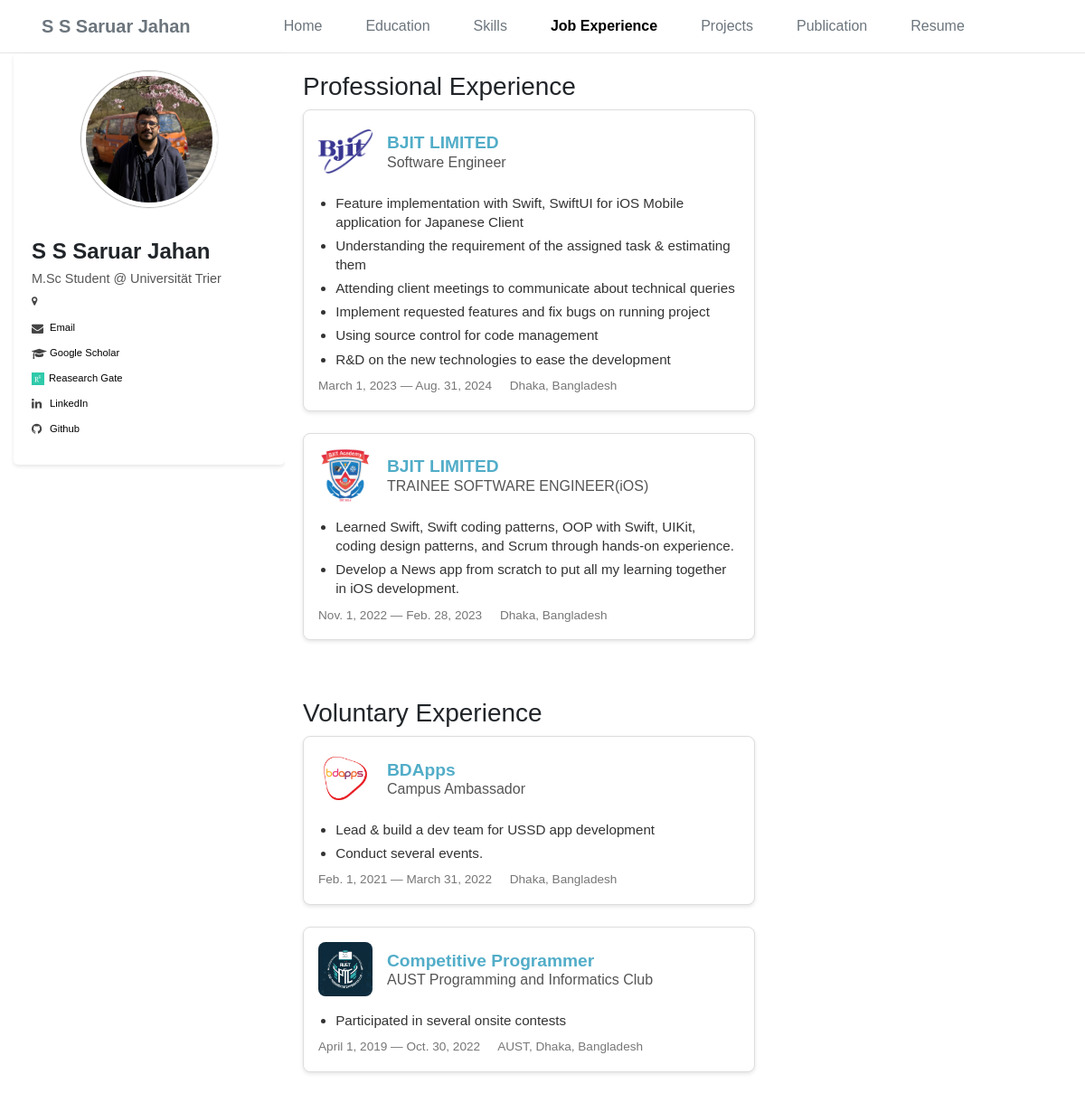
The app's page /job_experience/, older data.
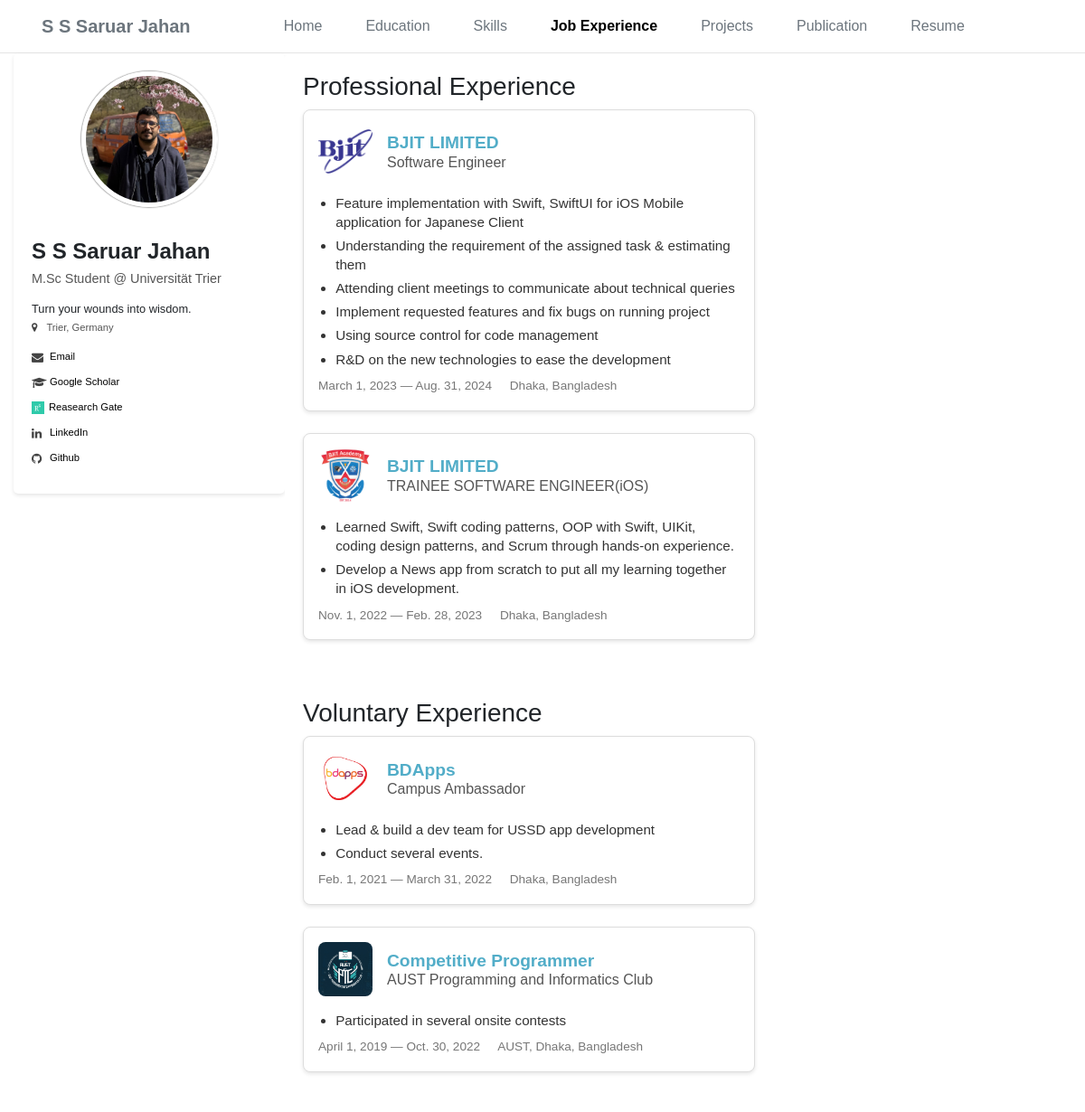
The same page, newer data.
### portfolio/models.py (models this page shows, shortened)
class JobExperienceItem(models.Model):
    title = models.CharField(max_length=100)
    company = models.CharField(max_length=100)
    company_logo = models.ImageField(upload_to='company_icons/')
    company_link = models.URLField(
        max_length=200,
        validators=[URLValidator()],
        blank=True,
        null=True
    )
    department = models.CharField(max_length=50, blank=True, null=True)
    location = models.CharField(max_length=100, blank=True, null=True)
    start_date = models.DateField()
    end_date = models.DateField(blank=True, null=True)
    currently_working = models.BooleanField(default=False)
    isVoluntary = models.BooleanField(default=False)
    description = models.TextField()

class HomeSidebarInfo(models.Model):
    interestText = models.CharField(max_length=300)
    locaionText = models.CharField(max_length=300)
    emailText = models.EmailField(("example@gmail.com"), max_length=254)
    googleScholarLink = models.CharField(max_length=300)
    linkedInLink = models.CharField(max_length=300)
    twitterLink = models.CharField(max_length=300)
    githubLink = models.CharField(max_length=300)
    orcidLink = models.CharField(max_length=300)
    researchGateLink = models.CharField(max_length=300)

### portfolio/views.py (the view)
# urls.py: path("job_experience/", views.job_experience, name="job_experience"),
def job_experience(request):
    positions = JobExperienceItem.objects.all()
    return render(request, "job_experience.html", {'positions': positions})

### portfolio/context_processors.py (called while the page is built)
def global_settings(request):
    from .models import HomeSidebarInfo
    sideBarItem = HomeSidebarInfo.objects.first
    return {
        'sideBarItem': sideBarItem
    }

### portfolio/templates/job_experience.html (shortened to what this page needs)
{% extends 'base.html' %}
{% load static %}
{% block extra_css %}
  <link rel="stylesheet" href="{% static 'css/job_experience.css' %}" />
{% endblock %}
{% block content %}
    <div class="main-content">
      <h3>Professional Experience</h3>
      {% for position in positions %}
        {% if position.isVoluntary is False %}
          <div class="container p-0">
            <div class="position-card">
              <div class="position-card-header">
                <img class="company-logo" src="{% static 'icons/'|add:position.company_logo.url %}" alt="Logo for {{ position.company }} displayed next to the job title in a professional setting" class="company-logo" />
                <div class="company-info">
                  <a class="styled-link" href="{{ position.company_link }}"><h2 class="company-name">{{ position.company }}</h2></a>
                  <h3 class="position-title">{{ position.title }}</h3>
                </div>
              </div>
              <div class="position-card-body">
                <ul class="position-description">
                  {% for line in position.description.splitlines %}
                    <li>{{ line }}</li>
                  {% endfor %}
                </ul>
                <div class="position-meta">
                  <span class="position-dates">{{ position.start_date }} — {{ position.end_date }}</span>
                  {% if position.location %}
                    <span class="position-location">{{ position.location }}</span>
                  {% endif %}
                </div>
              </div>
            </div>
          </div>
        {% endif %}
      {% endfor %}
    </div>
    <div class="main-content">
      <h3>Voluntary Experience</h3>
      {% for position in positions %}
        {% if position.isVoluntary is True %}
          <div class="container p-0">
            <div class="position-card">
              <div class="position-card-header">
                <img class="company-logo" src="{% static 'icons/'|add:position.company_logo.url %}" alt="Logo for {{ position.company }} displayed next to the job title in a professional setting" class="company-logo" />
                <div class="company-info">
                  <a class="styled-link" href="{{ position.company_link }}"><h2 class="company-name">{{ position.company }}</h2></a>
                  <h3 class="position-title">{{ position.title }}</h3>
                </div>
              </div>
              <div class="position-card-body">
                <ul class="position-description">
                  {% for line in position.description.splitlines %}
                    <li>{{ line }}</li>
                  {% endfor %}
                </ul>
                <div class="position-meta">
                  <span class="position-dates">{{ position.start_date }} — {{ position.end_date }}</span>
                  {% if position.location %}
                    <span class="position-location">{{ position.location }}</span>
                  {% endif %}
                </div>
              </div>
            </div>
          </div>
        {% endif %}
      {% endfor %}
    </div>
{% endblock %}

### portfolio/templates/base.html (shortened to what this page needs)
{% load static %}
<!DOCTYPE html>
<html lang="en">
  <head>
    {% block extra_css %}
    {% endblock %}
    <link rel="stylesheet" href="https://cdnjs.cloudflare.com/ajax/libs/font-awesome/4.7.0/css/font-awesome.min.css" />
    <link rel="stylesheet" href="https://cdn.jsdelivr.net/npm/bootstrap-icons@1.11.3/font/bootstrap-icons.min.css" />
    <link rel="stylesheet" href="https://stackpath.bootstrapcdn.com/bootstrap/4.3.1/css/bootstrap.min.css" rel="stylesheet" />
    <link rel="stylesheet" href="{% static 'css/base.css' %}" />
  </head>
  <body>
    <div class="container-fluid">
      <nav class="navbar navbar-expand-xl bg-body-tertiary">
        <div class="container-fluid d-flex justify-content-between">
          <a class="navbar-brand text-secondary" href="{% url 'home' %}"><b>S S Saruar Jahan</b></a>
          <div class="collapse navbar-collapse justify-content-center" id="navbarNav">
            <div class="navbar-nav">
              <a class="nav-link text-secondary mx-3 {% if request.resolver_match.url_name == 'home' %} active{% endif %}" href="{% url 'home' %}">Home</a>
              <a class="nav-link text-secondary mx-3 {% if request.resolver_match.url_name == 'education' %} active{% endif %}" href="{% url 'education' %}" href="{% url 'education' %}">Education</a>
              <a class="nav-link text-secondary mx-3 {% if request.resolver_match.url_name == 'skill' %} active{% endif %}" href="{% url 'skill' %}" href="{% url 'skill' %}">Skills</a>
              <a class="nav-link text-secondary mx-3 {% if request.resolver_match.url_name == 'job_experience' %} active{% endif %}" href="{% url 'job_experience' %}" href="{% url 'job_experience' %}«" href="{% url 'job_experience' %}">Job Experience</a>
              <a class="nav-link text-secondary mx-3 {% if request.resolver_match.url_name == 'project' %} active{% endif %}" href="{% url 'project' %}" href="{% url 'project' %}">Projects</a>
              <a class="nav-link text-secondary mx-3  {% if request.resolver_match.url_name == 'publication' %} active{% endif %}" href="{% url 'publication' %}">Publication</a>
              <a class="nav-link text-secondary mx-3  {% if request.resolver_match.url_name == 'resume' %} active{% endif %}" href="{% url 'resume' %}">Resume</a>
            </div>
          </div>
        </div>
      </nav>
    </div>
    <div class="container-fluid">
      <div class="row flex-column flex-md-row">
        <div class="col-12 col-lg-3">
          <div class="profile-sidebar " id="profile-sidebar">
            <div class="profile-header">
              <div class="profile-image">
                <img class="double-bordered-circle" src="{% static 'Assests/saruar.jpg' %}" alt="Profile Picture" class="profile-img" />
              </div>
            </div>
            <div style="display: flex; flex-direction: row;">
              <div class="profile-info">
                <h5 class="profile-name"><b>S S Saruar Jahan</b></h5>
                <p class="profile-title">M.Sc Student @ Universität Trier</p>
                <small>{{ sideBarItem.interestText }}</small>
              </div>
            </div>
            <div class="profile-details">
              <div class="location-info">
                <i class="fa fa-map-marker"></i>
                <span>{{ sideBarItem.locaionText }}</span>
              </div>
              <div class="profile-links">
                <div class="link-item">
                  <i class="fa fa-envelope"></i>
                  <a href="mailto:{{ sideBarItem.emailText }}">Email</a>
                </div>
                <div class="link-item">
                  <i class="fa fa-graduation-cap"></i>
                  <a href="{{ sideBarItem.googleScholarLink }}" target="_blank">Google Scholar</a>
                </div>
                <div class="link-item">
                  <img src="{% static 'icons/researchgate_icon.png' %}" alt="" class="follow-icon" style="margin-right: 5px;" />
                  <a href="{{ sideBarItem.researchGateLink }}" target="_blank">Reasearch Gate</a>
                </div>
                <div class="link-item">
                  <i class="fa fa-linkedin"></i>
                  <a href="{{ sideBarItem.linkedInLink }}" target="_blank">LinkedIn</a>
                </div>
                <div class="link-item">
                  <i class="fa fa-github"></i>
                  <a href="{{ sideBarItem.githubLink }}" target="_blank">Github</a>
                </div>
              </div>
            </div>
          </div>
        </div>
        <div class="col-12 col-lg-8">
          {% block content %}
          {% endblock %}
        </div>
      </div>
    </div>
  </body>
</html>

### static/css/job_experience.css (style rules this page uses)
.position-card { border: 1px solid #ddd; border-radius: 8px; padding: 1rem; margin-bottom: 1.5rem; max-width: 800px; width: 500px; box-shadow: 0 2px 4px rgba(0,0,0,0.1); background: #fff; display: inline; }
.position-card-header { display: flex; align-items: center; margin-bottom: 1rem; }
.company-logo { width: 60px; height: 60px; object-fit: contain; margin-right: 1rem; border-radius: 8px; }
.company-info { flex: 1; }
.company-name { margin: 0; font-size: 1.2rem; font-weight: bold; }
.position-title { margin: 0; font-size: 1rem; color: #555; }
.position-card-body { font-size: 0.95rem; color: #333; }
.position-description { margin: 0 0 0.5rem 1.2rem; padding: 0; }
.position-description li { margin-bottom: 0.3rem; line-height: 1.4; }
.position-meta { font-size: 0.85rem; color: #777; }
.position-meta span { margin-right: 1rem; }

### static/css/base.css (style rules this page uses)
.active { font-weight: bold; color: black !important; }
* { margin: 0; padding: 0; box-sizing: border-box; }
body { font-family: Arial, sans-serif; line-height: 1.6; }
.container { display: flex; margin: 0; }
.main-content { flex: 1; padding: 20px; display: block; }
.follow-icon { width: 14px; height: 14px; color: gray; }
.profile-sidebar { width: 300px ; padding: 20px; position: sticky; border-radius: 5px; background-color: #fff; box-shadow: 0 2px 4px rgba(0, 0, 0, 0.1); margin-right: 20px; overflow-y: auto; align-self: flex-start; top: 20px; }
.profile-header { display: flex; flex-direction: column; align-items: center; margin-bottom: 20px; text-align: center; }
.profile-image { width: 150px; height: 150px; margin-bottom: 15px; border-radius: 50%; border: 5px solid #ffffff; box-shadow: 1px 0 0 0 #fff, 0 0 2px 0 #080808; overflow: hidden; }
.profile-image img { width: 100%; height: 100%; object-fit: cover; }
.profile-name { font-size: 1.5rem; font-weight: bold; margin: 0 0 5px 0; }
.profile-title { font-size: 0.9rem; color: #555; margin: 0 0 10px 0; line-height: 1.4; }
.location-info { display: flex; align-items: center; margin-bottom: 15px; font-size: 0.7rem; color: #555; }
.location-info i { margin-right: 10px; color: #444; }
.profile-links { display: flex; flex-direction: column; }
.link-item { display: flex; align-items: center; margin-bottom: 10px; font-size: small; }
.link-item i { width: 20px; color: #444; }
.link-item a { color: black; text-decoration: none; font-size: 0.7rem; }
.main-content { flex: 1; padding: 20px; background-color: #fff; border-radius: 5px; height: auto; overflow-y: auto; }
.styled-link { color: #52adc8; text-decoration: none; }

Row changes from the older to the newer data that the page shows:
added HomeSidebarInfo: interestText "Turn your wounds into wisdom.", locaionText "Trier, Germany"
